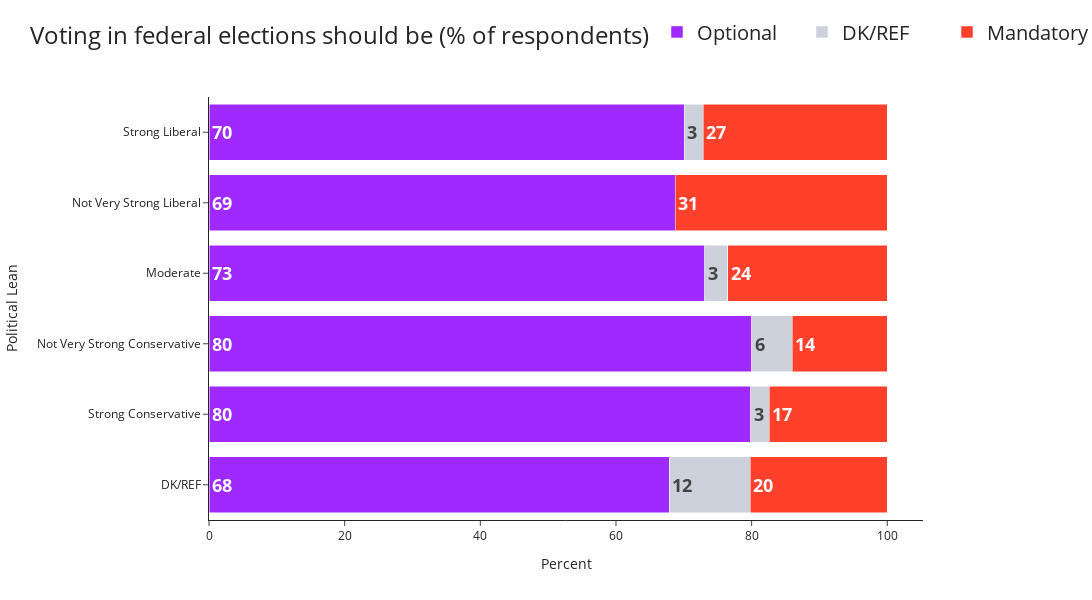

Write notebook code for a chart like this one.
### Markdown cell above
Or make it a stacked horizontal barplot. (getting a little closer to Yougov)

### Code cell
election_ordering = ['Optional','DK/REF', 'Mandatory']
election_props = election_proportions[election_ordering] *100
fig = px.bar(election_props, x= election_props.columns, y = election_props.index, 
                 orientation = 'h', # uncomment this line for a horizontal plot
                
                # x and y axis labels as a key:value dictionary
                 labels={"political_leaning_categorical": "Political Lean",
                         "value": "Percent", 
                         "mandatory_election_categorical" : 'Voting in federal\nelections should be (% of respondents)'},
                 barmode='stack',
                 width = 1200,
                 height = 600,
                 #title = 'Voting in federal\nelections should be (% of respondents)',
                 # manually setting a color map for the bars
                 color_discrete_sequence=[ '#9F29FF', '#CCD1DB', '#FF412C'],
                 template='simple_white', # using the white template instead of the default

            
            )
fig.update_layout(
    legend=dict(
        font=dict(size=20),
        yanchor="top",
        orientation = 'h',
        entrywidth=100,
        y=1.2,
        xanchor="center",
        x=0.5
))
# add % label in each bar

fig.update_traces(texttemplate='<b>%{x:1.0f}</b>', textposition='inside',  insidetextanchor='start', textfont_size=18)
fig.show()

### Figure 1 — Plotly figure (JSON) as saved in the notebook; plotly's stock layout.template omitted (floating-point values rounded to 4 significant figures)
{"data": [{"alignmentgroup": "True", "hovertemplate": "Voting in federal\nelections should be (% of respondents)=Optional<br>Percent=%{x}<br>Political Lean=%{y}<extra></extra>", "insidetextanchor": "start", "legendgroup": "Optional", "marker": {"color": "#9F29FF", "pattern": {"shape": ""}}, "name": "Optional", "offsetgroup": "Optional", "orientation": "h", "showlegend": true, "textfont": {"size": 18}, "textposition": "inside", "texttemplate": "<b>%{x:1.0f}</b>", "type": "bar", "x": [67.86, 79.89, 80, 73.09, 68.75, 70.09], "xaxis": "x", "y": ["DK/REF", "Strong Conservative", "Not Very Strong Conservative", "Moderate", "Not Very Strong Liberal", "Strong Liberal"], "yaxis": "y"}, {"alignmentgroup": "True", "hovertemplate": "Voting in federal\nelections should be (% of respondents)=DK/REF<br>Percent=%{x}<br>Political Lean=%{y}<extra></extra>", "insidetextanchor": "start", "legendgroup": "DK/REF", "marker": {"color": "#CCD1DB", "pattern": {"shape": ""}}, "name": "DK/REF", "offsetgroup": "DK/REF", "orientation": "h", "showlegend": true, "textfont": {"size": 18}, "textposition": "inside", "texttemplate": "<b>%{x:1.0f}</b>", "type": "bar", "x": [11.9, 2.717, 6, 3.364, 0, 2.804], "xaxis": "x", "y": ["DK/REF", "Strong Conservative", "Not Very Strong Conservative", "Moderate", "Not Very Strong Liberal", "Strong Liberal"], "yaxis": "y"}, {"alignmentgroup": "True", "hovertemplate": "Voting in federal\nelections should be (% of respondents)=Mandatory<br>Percent=%{x}<br>Political Lean=%{y}<extra></extra>", "insidetextanchor": "start", "legendgroup": "Mandatory", "marker": {"color": "#FF412C", "pattern": {"shape": ""}}, "name": "Mandatory", "offsetgroup": "Mandatory", "orientation": "h", "showlegend": true, "textfont": {"size": 18}, "textposition": "inside", "texttemplate": "<b>%{x:1.0f}</b>", "type": "bar", "x": [20.24, 17.39, 14.0, 23.55, 31.25, 27.1], "xaxis": "x", "y": ["DK/REF", "Strong Conservative", "Not Very Strong Conservative", "Moderate", "Not Very Strong Liberal", "Strong Liberal"], "yaxis": "y"}], "layout": {"barmode": "stack", "height": 600, "legend": {"entrywidth": 100, "font": {"size": 20}, "orientation": "h", "title": {"text": "Voting in federal\nelections should be (% of respondents)"}, "tracegroupgap": 0, "x": 0.5, "xanchor": "center", "y": 1.2, "yanchor": "top"}, "margin": {"t": 60}, "width": 1200, "xaxis": {"anchor": "y", "autorange": true, "domain": [0, 1], "range": [0, 105.3], "title": {"text": "Percent"}, "type": "linear"}, "yaxis": {"anchor": "x", "autorange": true, "domain": [0, 1], "range": [-0.5, 5.5], "title": {"text": "Political Lean"}, "type": "category"}}}
